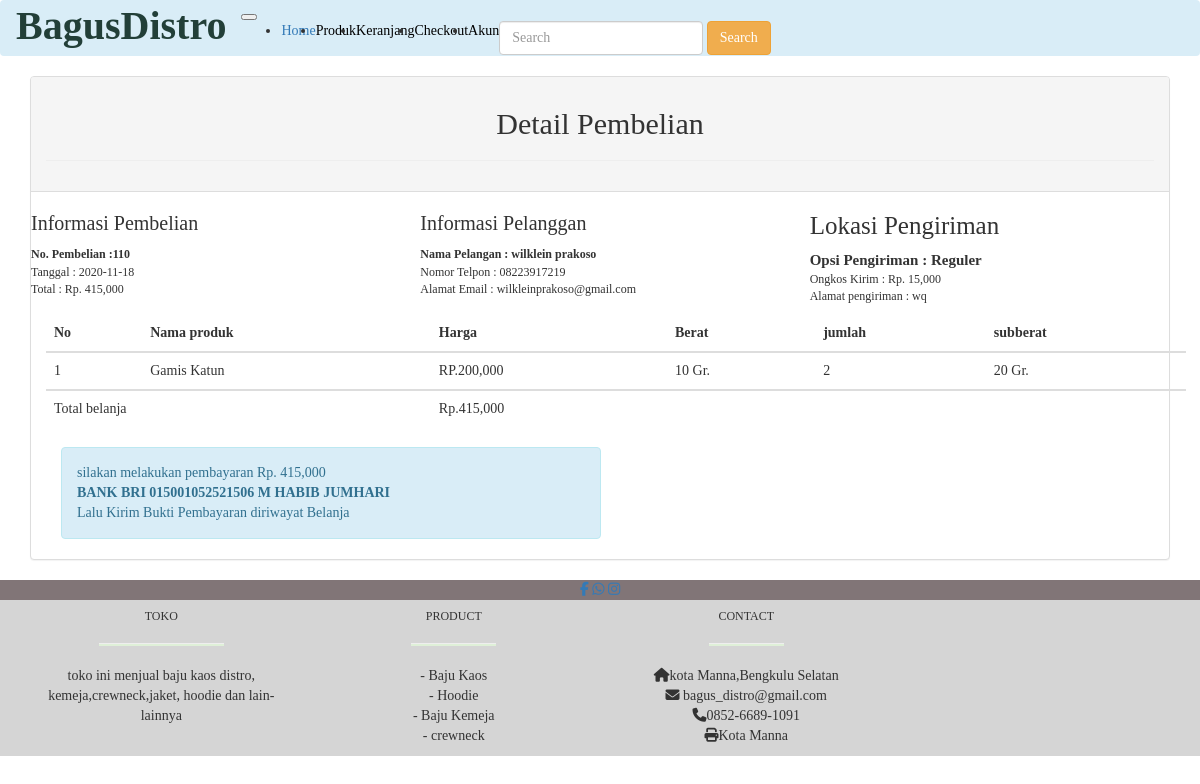
Page /nota.php?id=110 (signed in) on the committed database.
### tables this page shows
CREATE TABLE `pembelian` (
  `id_pembelian` int(11) NOT NULL,
  `id_ongkir` int(11) NOT NULL,
  `id_pelanggan` int(50) NOT NULL,
  `total_pembelian` int(50) NOT NULL,
  `nama_kota` varchar(255) NOT NULL,
  `tarif` int(40) NOT NULL,
  `alamat_pengiriman` text NOT NULL,
  `status_pembelian` varchar(50) NOT NULL DEFAULT 'pending',
  `resi_pengiriman` varchar(100) NOT NULL,
  `tgl_pembelian` date NOT NULL,
  `id_pembayaran` int(11) NOT NULL
);

CREATE TABLE `pelanggan` (
  `id_pelanggan` int(11) NOT NULL,
  `email_pelanggan` varchar(255) NOT NULL,
  `password_pelanggan` varchar(255) NOT NULL,
  `nama_pelanggan` varchar(100) NOT NULL,
  `telpn_pelanggan` varchar(20) NOT NULL,
  `alamat` varchar(255) NOT NULL
);

CREATE TABLE `pembelian_produk` (
  `id_pembelian_produk` int(11) NOT NULL,
  `id_pembelian` int(11) NOT NULL,
  `id_produk` int(11) NOT NULL,
  `jumlah` int(11) NOT NULL,
  `nama` varchar(255) NOT NULL,
  `harga` int(11) NOT NULL,
  `berat` int(11) NOT NULL,
  `subberat` int(11) NOT NULL,
  `subharga` int(11) NOT NULL
);

### nota.php (the view, shortened to what this page needs)
<!DOCTYPE html>
<html>
<head>
 <link rel="stylesheet" type="text/css" href="css/bootstrap.min.css">
  <link rel="stylesheet" type="text/css" href="fontawesome-free-5.15.1-web/css/all.min.css">
	<link rel="stylesheet" type="text/css" href="fontawesome-free-5.15.1-web/css/all.min.css">
  	<link
    rel="stylesheet"
    href="https://cdnjs.cloudflare.com/ajax/libs/animate.css/4.1.1/animate.min.css"
  />
</head>
<body>
<?php include 'menu.php';?>
<section class="konten" style="font-family: Verdana;" >
<div class="container" >
	<div class="panel panel-default"  >
	<div class="panel-heading">
	<h2 class="mt-5" style="font-size: 30px; text-align: center; ">Detail Pembelian</h2>
	<hr>
	</div>
<?php
$ambil= $koneksi->query("SELECT * FROM pembelian JOIN pelanggan ON pembelian.id_pelanggan=pelanggan.id_pelanggan WHERE pembelian.id_pembelian='$_GET[id]'");
$detail =$ambil->fetch_assoc();
?>
<div class="row animate__animated  animate__fadeInUp mt-3" >
<div class="col-md-4 " >
<h3 style="font-size: 20px;">Informasi Pembelian</h3>
<strong style="font-size: 12px;">No. Pembelian :<?php echo $detail['id_pembelian']?></strong><br>
<p style="font-size: 12px;">Tanggal : <?php echo $detail['tgl_pembelian'];?><br>
Total : Rp. <?php echo number_format($detail['total_pembelian']);?>
</p>
</div>
<div class="col-md-4" >
<h3 style="font-size: 20px;">Informasi Pelanggan</h3>
<strong style="font-size: 12px;">Nama Pelangan : 	<?php echo $detail['nama_pelanggan'];?></strong>
<br>
<P style="font-size: 12px;" > Nomor Telpon :
<?php echo $detail['telpn_pelanggan'];?>
<br>
Alamat Email  : <?php echo $detail['email_pelanggan'];?>
</P>
</div>
	<div class="col-md-4" >
		<h3 style="font-size: 25px;">Lokasi Pengiriman</h3>
		<strong style="font-size: 15px;"> Opsi Pengiriman : <?Php echo $detail['nama_kota']; ?></strong><br>
<p style="font-size: 12px;">
		Ongkos Kirim : Rp. <?php  echo number_format($detail['tarif']); ?>
	<br>
		Alamat pengiriman : <?php echo $detail['alamat_pengiriman'] ; ?>
	</p>
	</div>
</div>
<div class="container">
<div class="table-responsive">
<table class="table table-hover animate__animated  animate__fadeInUp mt-3">
	<thead>
		<tr>
			<th scope="col">No </th>
			<th scope="col">Nama produk</th>
			<th scope="col">Harga</th>
			<th scope="col">Berat</th>
			<th scope="col">jumlah</th>
			<th scope="col">subberat</th>
		</tr>
	</thead>
	<tbody>
		<?php $nomor=1;?>
		<?php $ambil=$koneksi->query("SELECT * FROM pembelian_produk WHERE pembelian_produk.id_pembelian='$_GET[id]'");?>
		<?php while($pecah=$ambil->fetch_assoc()){?>
		<tr>
			<td><?php echo $nomor;?></td>
			<td><?php echo $pecah['nama'];?></td>
			<td> RP.<?php echo number_format($pecah['harga']);?></td>
			<td><?php echo $pecah['berat'];?> Gr.</td>
			<td><?php echo $pecah['jumlah'];?></td>
			<td><?php echo $pecah['subberat'];?> Gr.</td>
		</tr>
		<?php $nomor++; ?>
	<?php }?>
	</tbody>
		<tr>
			<td colspan="2" >Total belanja</td>
			<td>Rp.<?php echo  number_format($detail['total_pembelian']); ?> </td>
		</tr>
</table>
</div>
<div class="col-md-6 animate__animated  animate__fadeInUp" >
	<div class="alert alert-info" >
		<p>silakan melakukan pembayaran Rp.
			<?php  echo  number_format($detail['total_pembelian']); ?>
			<br>
			<strong> BANK BRI 015001052521506 M HABIB JUMHARI </strong>
			<br>
			Lalu Kirim Bukti Pembayaran diriwayat Belanja
		</p>
	</div>
</div>
</div>
</div>
</section>
<footer class="page-footer bg-drak mx-auto"style="font-family: Verdana; "   >
        <div style="background-color: #817577"  >
            <div class="container mx-auto">
              <div class="row py-4 d-flex align-items-center mx-auto">
                <div class="col-sm-12 text-center " >
                <a href="https://web.facebook.com/?_rdc=1&_rdr" target="_BLANK"><i class="fab fa-facebook-f text-white mr-4"></i></a>
                <a href="https://wa.me/6285266891091?text=Isi Pesan" target="_BLANK"><i class="fab fa-whatsapp text-white  mr-4" ></i></a>
                <a href="https://www.instagram.com" target="_BLANK"><i class="fab fa-instagram text-white  mr-4"></i></a>
                </div>
                </div>
            </div>
          </div>
<div style="background-color:#D5D5D5">
          <div class="container text-center text-md-left mt-3">
      			<div class="row">
				<div class="col-md-3 mx-auto mb-4">
          			<h6 class="text-uppercase font-weight-bold mt-3">Toko</h6>
          				<hr class="bg-success mb-4 mt-0 d-inline-block mx-auto " style="width: 125px; height: 2px;">
          				<p class="mt-2">toko ini menjual baju kaos distro, kemeja,crewneck,jaket, hoodie dan lain-lainnya
                  </p>
          		</div>
        		<div class="col-md-3 mx-auto mb-4">
         			 <h6 class="text-uppercase font-weight-bold mt-3">PRODUCT</h6>
         				 <hr class="bg-success mb-4 mt-0 d-inline-block mx-auto " style="width: 85px; height: 2px;">
          					<ul class="list-unstyled">
          						<li class="my-2">- Baju Kaos</li>
          						<li class="my-2">- Hoodie</li>
          						<li class="my-2">- Baju Kemeja</li>
								<li class="my-2">- crewneck</li>
        					</ul>
          		</div>
          		<div class="col-md-3 mx-auto mb-4">
          			<h6 class="text-uppercase font-weight-bold mt-3">Contact</h6>
          				<hr class="bg-success mb-4 mt-0 d-inline-block mx-auto " style="width: 75px; height: 2px;">
          					<ul class="list-unstyled">
	           					    <li class="my-2"><i class="fas fa-home mr-0"></i>kota Manna,Bengkulu Selatan</li>
                      <li class="my-2"><i class="fas fa-envelope mr-1"></i> bagus_distro@gmail.com</li>
                      <li class="my-2"><i class="fas fa-phone mr-1"></i>0852-6689-1091 </li>
                      <li class="my-2"><i class="fas fa-print mr-1"></i>Kota Manna</li>
				          	</ul>
            </div>
            </div>
          </div>
          </div>
    </footer>
</body>
</html>

### rows in the picture
pembelian: id_pembelian "110", tgl_pembelian "2020-11-18", total_pembelian "415,000", id_pelanggan.nama_pelanggan "wilklein prakoso", id_pelanggan.telpn_pelanggan "08223917219", id_pelanggan.email_pelanggan "wilkleinprakoso@gmail.com", nama_kota "Reguler", tarif "15,000", alamat_pengiriman "wq"
pembelian_produk: nama "Gamis Katun", harga "200,000", berat "10", jumlah "2", subberat "20"
